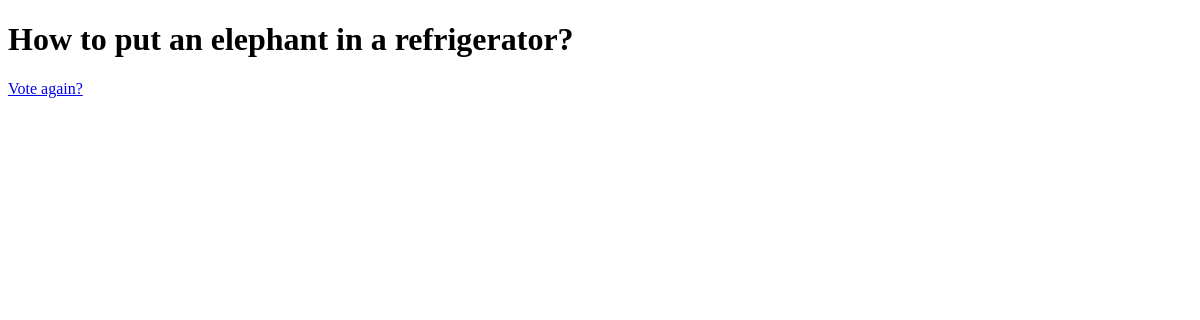
The page /polls/2/results/ on the database as committed earlier.
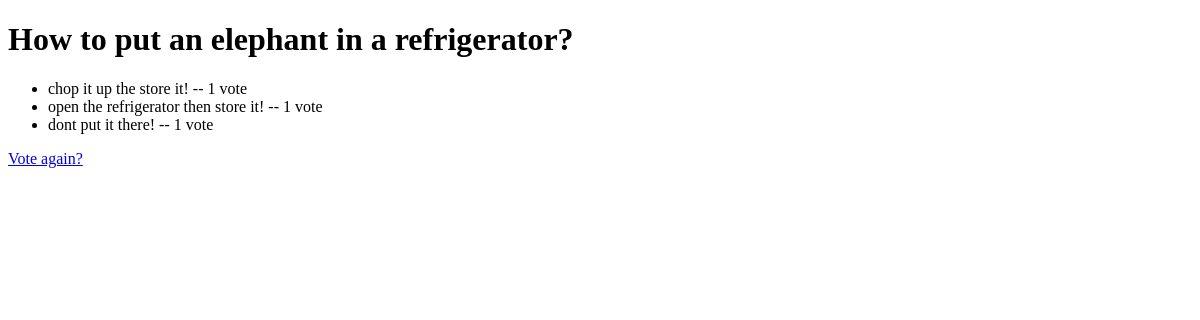
The same page on the database as committed later.
### polls/models.py (models this page shows, shortened)
class Question(models.Model):
    question_text = models.CharField(max_length=200)
    pub_date = models.DateTimeField('date published')

class Choice(models.Model):
    question = models.ForeignKey(Question, on_delete=models.CASCADE)
    choice_text = models.CharField(max_length=200)
    votes = models.IntegerField(default=0)

### polls/views.py (the view)
# urls.py: path('<int:pk>/results/', views.ResultsView.as_view(), name='results'),
class ResultsView(generic.DetailView):
    model = Question
    template_name = 'polls/results.html'

### polls/templates/polls/results.html (shortened to what this page needs)
<!DOCTYPE html>
<html>
  <head>
  </head>
  <body>
    <h1>{{ question.question_text }}</h1>
    <ul>
    {% for choice in question.choice_set.all %}
        <li>{{ choice.choice_text }} -- {{ choice.votes }} vote{{ choice.votes|pluralize }}</li>
    {% endfor %}
    </ul>
    <a href="{% url 'polls:detail' question.id %}">Vote again?</a>
  </body>
</html>

Rows that differ between the two databases and show on the page:
added Choice: choice_text "chop it up the store it!", votes "1"
added Choice: choice_text "open the refrigerator then store it!", votes "1"
added Choice: choice_text "dont put it there!", votes "1"
